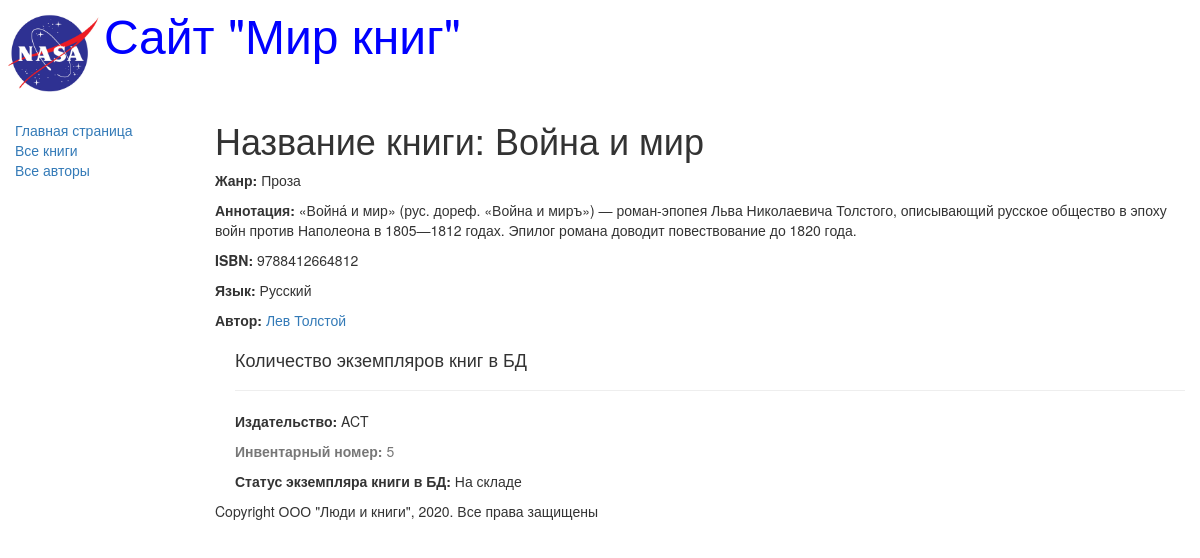
Page /books/3/ on the committed database.
### catalog/models.py (models this page shows, shortened)
class Book(models.Model):
    title = models.CharField(
        max_length=200,
        help_text="Введите название книги",
        verbose_name="Название книги",
    )
    genre = models.ForeignKey(
        "Genre", on_delete=models.CASCADE, verbose_name="Жанр книги", null=True
    )
    language = models.ForeignKey(
        "Language",
        on_delete=models.CASCADE,
        help_text="Введите язык книги",
        verbose_name="Язык книги",
        null=True,
    )
    author = models.ManyToManyField(
        "Author", help_text="Введите название книги", verbose_name="Автор книги"
    )
    summary = models.TextField(
        max_length=1000,
        help_text="Введите краткое описание книги",
        verbose_name="Аннотация книги",
    )
    isbn = models.CharField(
        max_length=13,
        help_text="Должно содержать 13 символов",
        verbose_name="ISBN книги",
    )
    object = models.Manager()
    def display_author(self):
        return ", ".join(author.last_name for author in self.author.all())
    display_author.short_description = "Авторы"

class Genre(models.Model):
    name = models.CharField(
        max_length=200, help_text="Введите жанр книги", verbose_name="Жанр книги"
    )
    object = models.Manager()
    def __str__(self):
        return self.name

class Language(models.Model):
    name = models.CharField(
        max_length=20, help_text="Введите язык книги", verbose_name="Язык книги"
    )
    object = models.Manager()
    def __str__(self):
        return self.name

class Author(models.Model):
    first_name = models.CharField(
        max_length=100, help_text="Введите имя автора", verbose_name="Имя автора"
    )
    last_name = models.CharField(
        max_length=100,
        help_text="Введите фамилию автора",
        verbose_name="Фамилия автора",
    )
    date_of_birth = models.DateField(
        help_text="Ввекдите дату рождения",
        verbose_name="Дата рождения",
        null=True,
        blank=True,
    )
    date_of_death = models.DateField(
        help_text="Ввекдите дату смерти",
        verbose_name="Дата смерти",
        null=True,
        blank=True,
    )
    object = models.Manager()

class BookInstance(models.Model):
    book = models.ForeignKey("Book", on_delete=models.CASCADE, null=True)
    inv_nom = models.CharField(
        max_length=20,
        help_text="Введите инвентарный номер",
        verbose_name="Инвентарный номер",
    )
    imprint = models.CharField(
        max_length=200,
        help_text="Введите издательство и год выпуска",
        verbose_name="Издательство",
    )
    status = models.ForeignKey(
        "Status",
        on_delete=models.CASCADE,
        help_text="Введите статус экземпляра книги",
        verbose_name="Статус экземпляра книги",
        null=True,
    )
    due_back = models.DateField(
        null=True,
        blank=True,
        help_text="Введите дату окончания статуса",
        verbose_name="Дата окончания статуса",
    )
    object = models.Manager()

class Status(models.Model):
    name = models.CharField(
        max_length=20,
        help_text="Введите статус экземпляра книги",
        verbose_name="Статус экземпляра книги",
    )
    object = models.Manager()
    def __str__(self):
        return self.name

### catalog/views.py (the view)
# urls.py: re_path(r'^books/(?P<pk>\d+)/$', views.BookDetailView.as_view(), name='book-detail'),
class BookDetailView(generic.DetailView):
    model = Book

### catalog/templates/catalog/book_detail.html (shortened to what this page needs)
{% extends "base_generic.html" %}
{% block content %}
  <h1>Название книги: {{ book.title }}</h1>
  <p><strong>Жанр:</strong> {{ book.genre }}</p>
  <p><strong>Аннотация:</strong> {{ book.summary }}</p>
  <p><strong>ISBN:</strong> {{ book.isbn }}</p>
  <p><strong>Язык:</strong> {{ book.language }}</p>
     {% for author in book.author.all %}
        <p><strong>Автор:</strong>
           <a href="">{{ author.first_name }}
                      {{author.last_name}}</a></p>
     {% endfor %}
<div style="margin-left:20px;margin-top:20px">
    <h4>Количество экземпляров книг в БД</h4>
    {% for copy in book.bookinstance_set.all %}
       <hr>
       <p><strong>Издательство:</strong> {{copy.imprint}}</p>
       <p class="text-muted"><strong>Инвентарный номер:</strong> {{copy.id}}</p>
       <p><strong>Статус экземпляра книги в БД:</strong> {{copy.status}}</p>
    {% endfor %}
  </div>
{% endblock %}   .

### rows in the picture
Book: title "Война и мир", genre "Проза", summary "«Война́ и мир» (рус. дореф. «Война и миръ») — роман-эпопея Льва Николаевича Толстого, описывающий русское общество в эпоху войн против Наполеона в 1805—1812 годах. Эпилог романа доводит повествование до 1820 года.", isbn "9788412664812", language "Русский"
Author: first_name "Лев", last_name "Толстой"
BookInstance: imprint "ACT", id "5", status "На складе"
